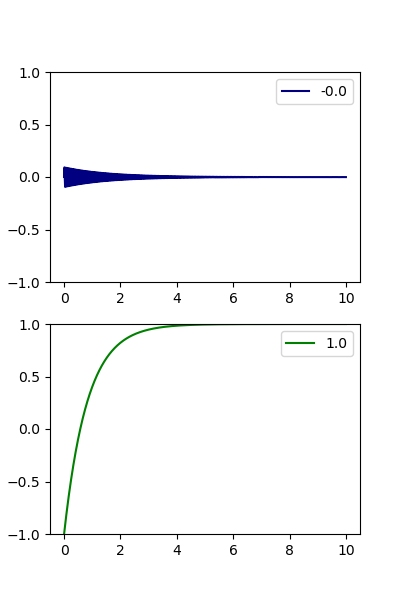

The Python source for this figure:
import numpy as np
from qutip import *
import os
from matplotlib import pyplot as plt
import sys
from scipy.integrate import solve_ivp


def commutator(A, B):
    return A@B - B@A

def redfield_master_equation(t, rho_vec, hamiltonian, redfield_operators,
                             coupling_operators):
    
    d = int(len(rho_vec)**.5)
    rho = rho_vec.reshape(d, d)
    drho = -1j*commutator(hamiltonian,rho) + \
            np.sum([commutator(redfield_operators[i]@rho, coupling_operators[i]) for i in range(len(redfield_operators))], axis=0)  + \
            np.sum([commutator(coupling_operators[i].conj().T,rho.T@(redfield_operators[i].conj().T)) for i in range(len(redfield_operators))], axis=0)
        #     np.sum([commutator(redfield_operators[i]@rho, coupling_operators[i]) for i in range(len(redfield_operators))], axis=0).conj().T

    return drho.flatten()

def redfield_master_equation(t, rho_vec, hamiltonian, Z,
                             S):
    d = int(len(rho_vec)**.5)
    rho = rho_vec.reshape(d, d)
    drho = -1j*(hamiltonian@rho - rho@hamiltonian) + Z@rho@S + S@[email redacted]().T - S@Z@rho - [email redacted]().T@S
    return drho.flatten()  

def calculate_dynamics():
    N = 20

    cavity_diss_rate = 2*np.pi*0.8*10**6
    input_power = 0
    cavity_photon_number = 10**(input_power/10)
    rabi_freq = 2*np.pi*4*10**6
    eff_coupling = 2*np.pi*(1)*10**6
    qubit_targetz = 20*2*np.pi*10**6
    qubit_detuning = qubit_targetz + eff_coupling*(2*cavity_photon_number + 1) 

    qubit_detuning_lamb_shift = qubit_detuning - eff_coupling*(2*cavity_photon_number + 1)
    cavity_detuning = -(qubit_detuning_lamb_shift**2 + rabi_freq**2)**.5

    cavity_drive_amplitude = np.real((cavity_photon_number * (cavity_detuning**2 + .25*cavity_diss_rate**2))**.5)
    cavity_field = cavity_drive_amplitude/(-cavity_detuning + .5j*cavity_diss_rate)

    diag_qubit_freq = (qubit_detuning_lamb_shift**2 + rabi_freq**2)**.5
    coupling_sz = eff_coupling*qubit_detuning_lamb_shift/diag_qubit_freq
    coupling_sx = -eff_coupling*rabi_freq/diag_qubit_freq

    norm = 2*np.pi*10**6
    final_time = 10 # in 1/Mhz
    tlist = np.linspace(0, final_time, 10000)/(10**6)

    tlist__N = tlist*norm
    cavity_detuning__N = cavity_detuning/norm
    cavity_drive_amplitude__N = cavity_drive_amplitude/norm
    qubit_detuning__N = qubit_detuning/norm
    eff_coupling__N = eff_coupling/norm
    rabi_freq__N = rabi_freq/norm
    cavity_diss_rate__N = cavity_diss_rate/norm
    diag_qubit_freq__N = diag_qubit_freq/norm
    coupling_sz__N = coupling_sz/norm
    coupling_sx__N = coupling_sx/norm

    sz = sigmaz()
    sx = sigmax()
    sm = sigmap()

    sz_matrix = sz.full()
    sx_matrix = sx.full()
    sm_matrix = sm.full()


    H_qubit_matrix = -.5*diag_qubit_freq__N*sz_matrix


    u1 = (cavity_photon_number*coupling_sz__N/(-1j*cavity_detuning__N + cavity_diss_rate__N/2)*sz_matrix \
        +  cavity_photon_number*coupling_sx__N/(1j*(diag_qubit_freq__N - cavity_detuning__N) + cavity_diss_rate__N/2)*sm_matrix.T \
        +  cavity_photon_number*coupling_sx__N/(1j*(-diag_qubit_freq__N - cavity_detuning__N) + cavity_diss_rate__N/2)*sm_matrix )

    print(sm_matrix)

    s1 = coupling_sz__N*sz_matrix + coupling_sx__N*sx_matrix

    u_op = [u1]
    s_op = [s1]

    psi0_atom = basis(2,1)
    rho0 = psi0_atom@psi0_atom.dag()
    rho0_matrix = rho0.full()
    rho0_vectorized = rho0_matrix.flatten()


    max_step =  0.05/np.max([cavity_drive_amplitude__N, qubit_detuning__N, cavity_detuning__N,
                            rabi_freq__N, eff_coupling__N, cavity_diss_rate__N])

    sol = solve_ivp(redfield_master_equation, (tlist__N[0], tlist__N[-1]), rho0_vectorized, method="DOP853",
                    t_eval=tlist__N, max_step=max_step, args=(H_qubit_matrix, u1, s1))

    dynamics = sol.y.T.reshape(10000, 2, 2)
    
    z = np.trace(dynamics@sz_matrix, axis1=1, axis2=2)
    x = np.trace(dynamics@sx_matrix, axis1=1, axis2=2)

    xmean = np.mean(x[-20:])
    zmean = np.mean(z[-20:])

    #Create the figures.
    fig, axes = plt.subplots(2, 1, figsize=(4,6))

    #fig.suptitle(fig_title)

    axes[0].plot(tlist*10**6, x, color='#000080', label= f"{round(np.real(xmean),2)}")
    #axes[0].set_xlabel('Time (1/Mhz)')
    axes[0].set_ylabel(r'$ <\sigma_x >$')
    axes[0].legend()
    axes[0].set_ylim(-1, 1)

    axes[1].plot(tlist*10**6, z, color='#008000', label= f"{round(np.real(zmean),2)}")
    #axes[1].set_xlabel('Time (1/Mhz)')
    axes[1].set_ylabel(r'$<\sigma_z >$')
    axes[1].legend()
    axes[1].set_ylim(-1, 1)

    fig.savefig("redfield.png")

    plt.close(fig)


if __name__ == "__main__":
    calculate_dynamics()